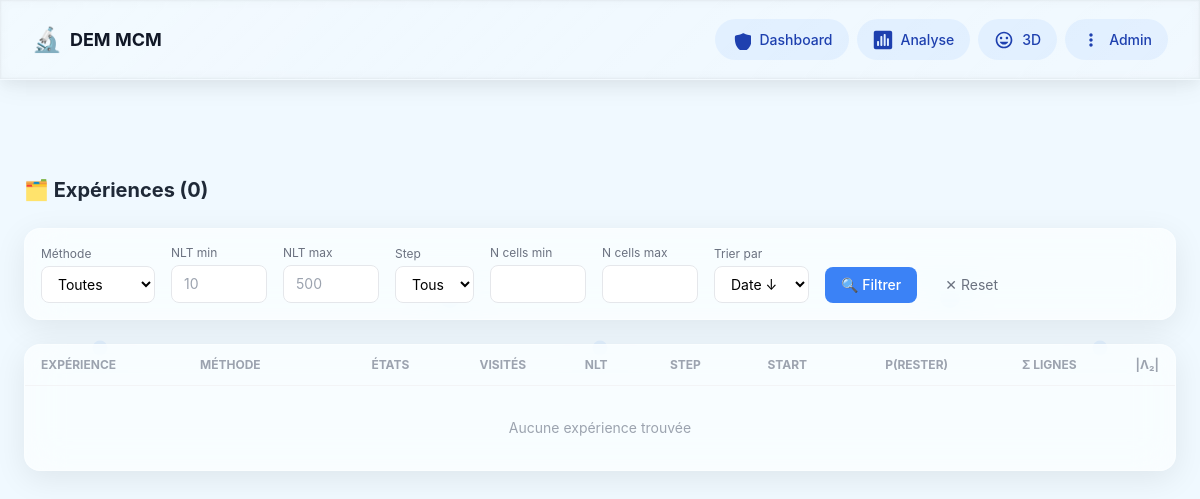
Page /experiments/?method=multizone on the earlier database version.
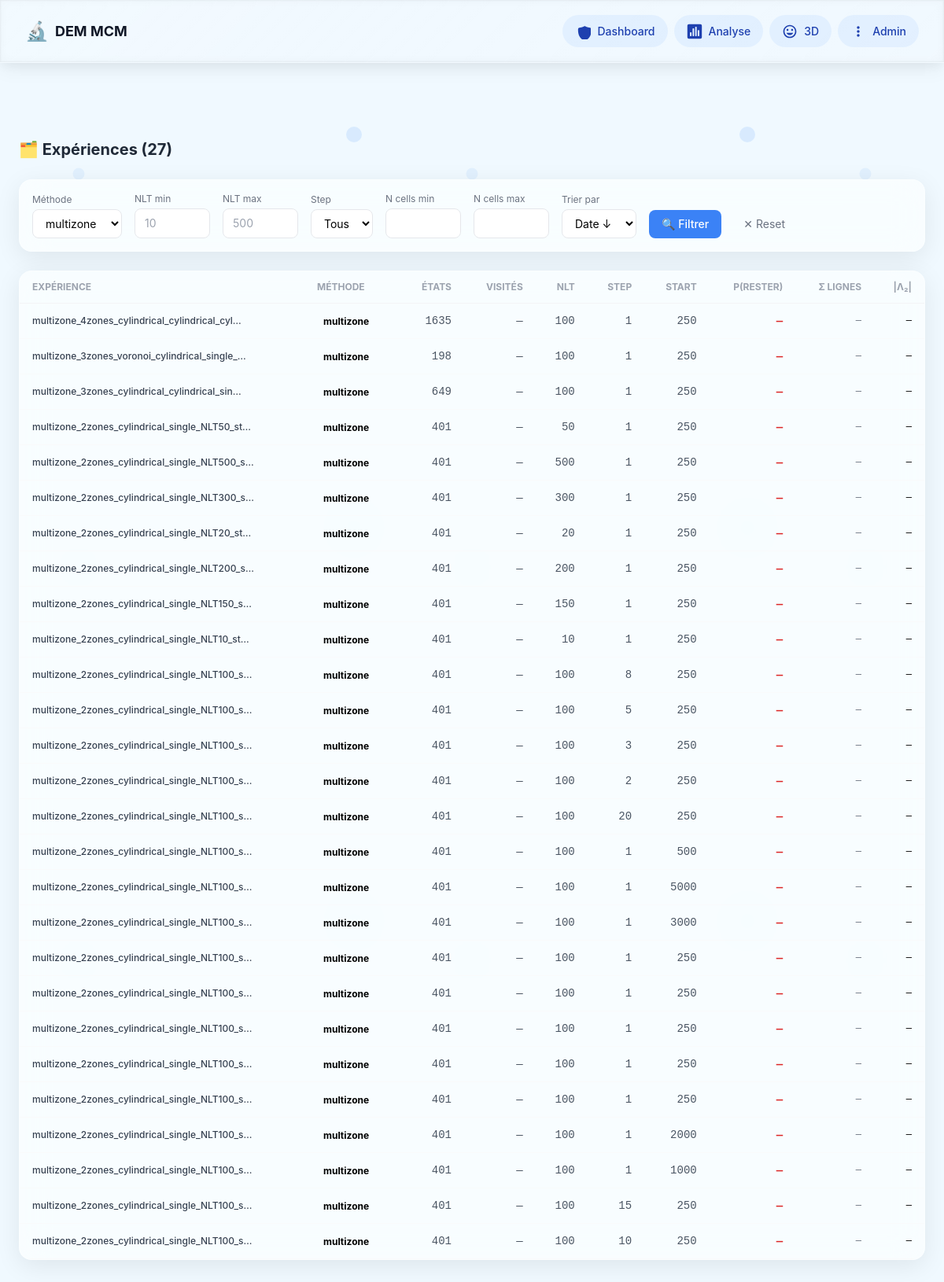
Same page on the later database version.
### markov/models.py (models this page shows, shortened)
class Experiment(models.Model):
    folder_name = models.CharField(
        max_length=300, unique=True, db_index=True,
        help_text="Nom du dossier dans le bucket HF"
    )
    partition_method = models.ForeignKey(
        PartitionMethod, on_delete=models.CASCADE,
        related_name="experiments"
    )
    nlt = models.IntegerField(
        "Learning Time (NLT)",
        validators=[MinValueValidator(1)],
        help_text="Nombre de paires de snapshots pour l'apprentissage"
    )
    step_size = models.IntegerField(
        "Pas temporel (step)",
        default=1,
        validators=[MinValueValidator(1)],
        help_text="Intervalle entre deux snapshots d'une paire"
    )
    start_index = models.IntegerField(
        "Index de départ",
        default=0,
        help_text="Premier fichier DEM utilisé"
    )
    n_states = models.IntegerField("Nombre d'états", default=0)
    n_timesteps_used = models.IntegerField("Timesteps effectifs", default=0)
    created_at = models.DateTimeField(auto_now_add=True)
    bucket_path = models.CharField(max_length=500, blank=True)
    raw_config = models.JSONField(default=dict, blank=True)
    raw_stats = models.JSONField(default=dict, blank=True)
    class Meta:
        ordering = ["-created_at"]
        verbose_name = "Expérience"
        indexes = [
            models.Index(fields=["nlt"]),
            models.Index(fields=["step_size"]),
            models.Index(fields=["start_index"]),
            models.Index(fields=["n_states"]),
        ]

class PartitionMethod(models.Model):
    METHODS = [
        ("cartesian", "Cartésien"),
        ("cylindrical", "Cylindrique"),
        ("voronoi", "Voronoï (K-means)"),
        ("quantile", "Quantile (équi-pop)"),
        ("octree", "Octree adaptatif"),
        ("physics", "Physics-aware"),
        ("adaptive","Adaptive"),
        ("multizone","Multizone"),
        ("single","Single")
    ]
    name = models.CharField(max_length=50, choices=METHODS, db_index=True)
    description = models.TextField(blank=True)
    parameters = models.JSONField(
        default=dict,
        help_text="Paramètres du partitionneur (nx, ny, nz, nr, ntheta, n_cells, ...)"
    )
    label = models.CharField(max_length=200, unique=True, db_index=True)
    n_cells = models.IntegerField(default=0)
    n_cells_visited = models.IntegerField(default=0, blank=True)
    population_mean = models.FloatField(null=True, blank=True)
    population_std = models.FloatField(null=True, blank=True)
    population_cv = models.FloatField(
        null=True, blank=True,
        help_text="Coefficient de variation = std/mean (plus petit = mieux)"
    )
    created_at = models.DateTimeField(auto_now_add=True)
    class Meta:
        ordering = ["name", "n_cells"]
        verbose_name = "Méthode de partitionnement"

### markov/views.py (the view)
# urls.py: path("experiments/", views.experiment_list, name="experiment_list"),
def experiment_list(request):
    qs = Experiment.objects.select_related("partition_method", "matrix")
    method = request.GET.get("method")
    nlt_min = request.GET.get("nlt_min")
    nlt_max = request.GET.get("nlt_max")
    step = request.GET.get("step")
    start = request.GET.get("start")
    n_cells_min = request.GET.get("n_cells_min")
    n_cells_max = request.GET.get("n_cells_max")
    sort_by = request.GET.get("sort", "-created_at")
    if method:
        qs = qs.filter(partition_method__name=method)
    if nlt_min:
        qs = qs.filter(nlt__gte=int(nlt_min))
    if nlt_max:
        qs = qs.filter(nlt__lte=int(nlt_max))
    if step:
        qs = qs.filter(step_size=int(step))
    if start:
        qs = qs.filter(start_index=int(start))
    if n_cells_min:
        qs = qs.filter(n_states__gte=int(n_cells_min))
    if n_cells_max:
        qs = qs.filter(n_states__lte=int(n_cells_max))
    qs = qs.order_by(sort_by)
    available_methods = sorted(
        set(PartitionMethod.objects.values_list("name", flat=True))
    )
    available_nlts = sorted(set(Experiment.objects.values_list("nlt", flat=True)))
    available_steps = sorted(
        set(Experiment.objects.values_list("step_size", flat=True))
    )
    template = "markov/experiment_list.html"
    if getattr(request, "htmx", False):
        template = "markov/partials/experiment_table.html"
    return render(
        request,
        template,
        {
            "experiments": qs,
            "available_methods": available_methods,
            "available_nlts": available_nlts,
            "available_steps": available_steps,
            "current_filters": request.GET.dict(),
            "total_count": qs.count(),
        },
    )

### markov/templates/markov/experiment_list.html (shortened to what this page needs)
{% extends "markov/base.html" %}
{% block content %}
<div class="fade-in">
    <div class="flex items-center justify-between mb-6">
        <h2 class="text-xl font-bold text-gray-800">🗂️ Expériences ({{ total_count }})</h2>
    </div>
    <div class="glass-card p-4 mb-6">
        <form method="get" class="flex flex-wrap gap-4 items-end">
            <div>
                <label class="text-xs text-gray-500 block mb-1">Méthode</label>
                <select name="method" class="border rounded-lg px-3 py-2 text-sm bg-white">
                    <option value="">Toutes</option>
                    {% for m in available_methods %}
                    <option value="{{ m }}" {% if current_filters.method == m %}selected{% endif %}>
                        {{ m }}
                    </option>
                    {% endfor %}
                </select>
            </div>
            <div>
                <label class="text-xs text-gray-500 block mb-1">NLT min</label>
                <input type="number" name="nlt_min" value="{{ current_filters.nlt_min|default:'' }}"
                       class="border rounded-lg px-3 py-2 text-sm w-24 bg-white" placeholder="10">
            </div>
            <div>
                <label class="text-xs text-gray-500 block mb-1">NLT max</label>
                <input type="number" name="nlt_max" value="{{ current_filters.nlt_max|default:'' }}"
                       class="border rounded-lg px-3 py-2 text-sm w-24 bg-white" placeholder="500">
            </div>
            <div>
                <label class="text-xs text-gray-500 block mb-1">Step</label>
                <select name="step" class="border rounded-lg px-3 py-2 text-sm bg-white">
                    <option value="">Tous</option>
                </select>
            </div>
            <div>
                <label class="text-xs text-gray-500 block mb-1">N cells min</label>
                <input type="number" name="n_cells_min" value="{{ current_filters.n_cells_min|default:'' }}"
                       class="border rounded-lg px-3 py-2 text-sm w-24 bg-white">
            </div>
            <div>
                <label class="text-xs text-gray-500 block mb-1">N cells max</label>
                <input type="number" name="n_cells_max" value="{{ current_filters.n_cells_max|default:'' }}"
                       class="border rounded-lg px-3 py-2 text-sm w-24 bg-white">
            </div>
            <div>
                <label class="text-xs text-gray-500 block mb-1">Trier par</label>
                <select name="sort" class="border rounded-lg px-3 py-2 text-sm bg-white">
                    <option value="-created_at" {% if current_filters.sort == '-created_at' %}selected{% endif %}>Date ↓</option>
                </select>
            </div>
            <button type="submit"
                    class="bg-blue-500 text-white px-4 py-2 rounded-lg text-sm font-medium hover:bg-blue-600 transition">
                🔍 Filtrer
            </button>
            <a href="{% url 'markov:experiment_list' %}"
               class="text-sm text-gray-500 hover:text-red-500 px-3 py-2">
                ✕ Reset
            </a>
        </form>
    </div>
    <div class="glass-card overflow-hidden">
        <table class="w-full text-sm">
            <thead>
                <tr class="border-b border-gray-100 text-xs text-gray-400 uppercase">
                    <th class="px-4 py-3 text-left">Expérience</th>
                    <th class="px-4 py-3 text-left">Méthode</th>
                    <th class="px-4 py-3 text-right">États</th>
                    <th class="px-4 py-3 text-right">Visités</th>
                    <th class="px-4 py-3 text-right">NLT</th>
                    <th class="px-4 py-3 text-right">Step</th>
                    <th class="px-4 py-3 text-right">Start</th>
                    <th class="px-4 py-3 text-right">P(rester)</th>
                    <th class="px-4 py-3 text-right">Σ lignes</th>
                    <th class="px-4 py-3 text-right">|λ₂|</th>
                </tr>
            </thead>
            <tbody>
                {% for exp in experiments %}
                <tr class="data-row border-b border-gray-50 cursor-pointer hover:bg-blue-50/30 transition"
                    onclick="window.location='{% url 'markov:experiment_detail' exp.pk %}'">
                    <td class="px-4 py-3 font-medium text-gray-700 text-xs">
                        {{ exp.folder_name|truncatechars:45 }}
                    </td>
                    <td class="px-4 py-3">
                        <span class="px-2 py-0.5 rounded-full text-xs font-bold method-{{ exp.partition_method.name }}">
                            {{ exp.partition_method.name }}
                        </span>
                    </td>
                    <td class="px-4 py-3 text-right text-gray-600 font-mono">{{ exp.n_states }}</td>
                    <td class="px-4 py-3 text-right text-gray-600 font-mono">
                        {% if exp.matrix %}{{ exp.matrix.n_states_visited }}{% else %}—{% endif %}
                    </td>
                    <td class="px-4 py-3 text-right text-gray-600 font-mono">{{ exp.nlt }}</td>
                    <td class="px-4 py-3 text-right text-gray-600 font-mono">{{ exp.step_size }}</td>
                    <td class="px-4 py-3 text-right text-gray-600 font-mono">{{ exp.start_index }}</td>
                    <td class="px-4 py-3 text-right font-mono font-bold
                        {% if exp.matrix.diagonal_mean > 0.5 %}text-green-600
                        {% elif exp.matrix.diagonal_mean > 0.1 %}text-yellow-600
                        {% else %}text-red-600{% endif %}">
                        {% if exp.matrix %}{{ exp.matrix.diagonal_mean|floatformat:4 }}{% else %}—{% endif %}
                    </td>
                    <td class="px-4 py-3 text-right font-mono text-xs text-gray-500">
                        {% if exp.matrix %}
                            [{{ exp.matrix.row_sum_min|floatformat:3 }}, {{ exp.matrix.row_sum_max|floatformat:3 }}]
                        {% else %}—{% endif %}
                    </td>
                    <td class="px-4 py-3 text-right font-mono text-xs">
                        {% if exp.matrix.eigenvalue_2 %}
                            {{ exp.matrix.eigenvalue_2|floatformat:4 }}
                        {% else %}—{% endif %}
                    </td>
                </tr>
                {% empty %}
                <tr>
                    <td colspan="10" class="px-4 py-8 text-center text-gray-400">
                        Aucune expérience trouvée
                    </td>
                </tr>
                {% endfor %}
            </tbody>
        </table>
    </div>
</div>
{% endblock %}

### markov/templates/markov/base.html (shortened to what this page needs)
{% load static %}
<!DOCTYPE html>
<html lang="fr" class="h-full">
<head>
    <script src="https://cdn.tailwindcss.com"></script>
    <link rel="stylesheet" href="{% static 'markov/css/glass-nav.css' %}">
    <link rel="stylesheet" href="{% static 'markov/css/glass-effects.css' %}">
    <link rel="stylesheet" href="{% static 'markov/css/liquid-glass-cards.css' %}">
</head>
<body class="h-full">
    <nav class="nav-liquid">
        <div class="nav-liquid-content">
            <div class="flex items-center gap-2">
                <span class="text-2xl">🔬</span>
                <h1 class="text-lg font-bold text-gray-900">DEM MCM</h1>
            </div>
            <div class="nav-links">
                <a href="{% url 'markov:dashboard' %}"
                        class="nav-item {% if request.resolver_match.url_name == 'dashboard' %}active{% endif %}">
                    Dashboard
                </a>
                <a href="{% url 'markov:unified_analysis' %}"
                        class="nav-item {% if request.resolver_match.url_name == 'unified_analysis' %}active{% endif %}">
                    Analyse
                </a>
                <a href="{% url 'markov:partitioner_3d_trame' %}"
                        class="nav-item {% if request.resolver_match.url_name == 'partitioner_3d_trame' or request.resolver_match.url_name == 'partition_viewer' %}active{% endif %}">
                    3D
                </a>
                <a href="/admin/" class="nav-item">
                    <svg fill="currentColor" xmlns="http://www.w3.org/2000/svg" viewBox="0 0 24 24">
                        <path d="M12 8c1.1 0 2-.9 2-2s-.9-2-2-2-2 .9-2 2 .9 2 2 2zm0 2c-1.1 0-2 .9-2 2s.9 2 2 2 2-.9 2-2-.9-2-2-2zm0 6c-1.1 0-2 .9-2 2s.9 2 2 2 2-.9 2-2-.9-2-2-2z"></path>
                    </svg>
                    Admin
                </a>
            </div>
        </div>
    </nav>
    <main class="pt-20 px-6 pb-10 max-w-[1600px] mx-auto">
        {% block content %}{% endblock %}
    </main>
</body>
</html>

Differences in the rows shown:
added Experiment: folder_name "multizone_4zones_cylindrical_cylindrical_cyl…", partition_method.name "multizone", n_states "1635", nlt "100", step_size "1", start_index "250"
added Experiment: folder_name "multizone_3zones_voronoi_cylindrical_single_…", partition_method.name "multizone", n_states "198", nlt "100", step_size "1", start_index "250"
added Experiment: folder_name "multizone_3zones_cylindrical_cylindrical_sin…", partition_method.name "multizone", n_states "649", nlt "100", step_size "1", start_index "250"
added Experiment: folder_name "multizone_2zones_cylindrical_single_NLT50_st…", partition_method.name "multizone", n_states "401", nlt "50", step_size "1", start_index "250"
added Experiment: folder_name "multizone_2zones_cylindrical_single_NLT500_s…", partition_method.name "multizone", n_states "401", nlt "500", step_size "1", start_index "250"
added Experiment: folder_name "multizone_2zones_cylindrical_single_NLT300_s…", partition_method.name "multizone", n_states "401", nlt "300", step_size "1", start_index "250"
added Experiment: folder_name "multizone_2zones_cylindrical_single_NLT20_st…", partition_method.name "multizone", n_states "401", nlt "20", step_size "1", start_index "250"
added Experiment: folder_name "multizone_2zones_cylindrical_single_NLT200_s…", partition_method.name "multizone", n_states "401", nlt "200", step_size "1", start_index "250"
added Experiment: folder_name "multizone_2zones_cylindrical_single_NLT150_s…", partition_method.name "multizone", n_states "401", nlt "150", step_size "1", start_index "250"
added Experiment: folder_name "multizone_2zones_cylindrical_single_NLT10_st…", partition_method.name "multizone", n_states "401", nlt "10", step_size "1", start_index "250"
added Experiment: folder_name "multizone_2zones_cylindrical_single_NLT100_s…", partition_method.name "multizone", n_states "401", nlt "100", step_size "8", start_index "250"
added Experiment: folder_name "multizone_2zones_cylindrical_single_NLT100_s…", partition_method.name "multizone", n_states "401", nlt "100", step_size "5", start_index "250"
added Experiment: folder_name "multizone_2zones_cylindrical_single_NLT100_s…", partition_method.name "multizone", n_states "401", nlt "100", step_size "3", start_index "250"
added Experiment: folder_name "multizone_2zones_cylindrical_single_NLT100_s…", partition_method.name "multizone", n_states "401", nlt "100", step_size "2", start_index "250"
added Experiment: folder_name "multizone_2zones_cylindrical_single_NLT100_s…", partition_method.name "multizone", n_states "401", nlt "100", step_size "20", start_index "250"
added Experiment: folder_name "multizone_2zones_cylindrical_single_NLT100_s…", partition_method.name "multizone", n_states "401", nlt "100", step_size "1", start_index "500"
added Experiment: folder_name "multizone_2zones_cylindrical_single_NLT100_s…", partition_method.name "multizone", n_states "401", nlt "100", step_size "1", start_index "5000"
added Experiment: folder_name "multizone_2zones_cylindrical_single_NLT100_s…", partition_method.name "multizone", n_states "401", nlt "100", step_size "1", start_index "3000"
added Experiment: folder_name "multizone_2zones_cylindrical_single_NLT100_s…", partition_method.name "multizone", n_states "401", nlt "100", step_size "1", start_index "250"
added Experiment: folder_name "multizone_2zones_cylindrical_single_NLT100_s…", partition_method.name "multizone", n_states "401", nlt "100", step_size "1", start_index "250"
added Experiment: folder_name "multizone_2zones_cylindrical_single_NLT100_s…", partition_method.name "multizone", n_states "401", nlt "100", step_size "1", start_index "250"
added Experiment: folder_name "multizone_2zones_cylindrical_single_NLT100_s…", partition_method.name "multizone", n_states "401", nlt "100", step_size "1", start_index "250"
added Experiment: folder_name "multizone_2zones_cylindrical_single_NLT100_s…", partition_method.name "multizone", n_states "401", nlt "100", step_size "1", start_index "250"
added Experiment: folder_name "multizone_2zones_cylindrical_single_NLT100_s…", partition_method.name "multizone", n_states "401", nlt "100", step_size "1", start_index "2000"
added Experiment: folder_name "multizone_2zones_cylindrical_single_NLT100_s…", partition_method.name "multizone", n_states "401", nlt "100", step_size "1", start_index "1000"
added Experiment: folder_name "multizone_2zones_cylindrical_single_NLT100_s…", partition_method.name "multizone", n_states "401", nlt "100", step_size "15", start_index "250"
added Experiment: folder_name "multizone_2zones_cylindrical_single_NLT100_s…", partition_method.name "multizone", n_states "401", nlt "100", step_size "10", start_index "250"
Other differences:
{{ total_count }}: "0" → "27"
form field method: "Toutes" → "multizone"
text no longer shown: "Aucune expérience trouvée"
